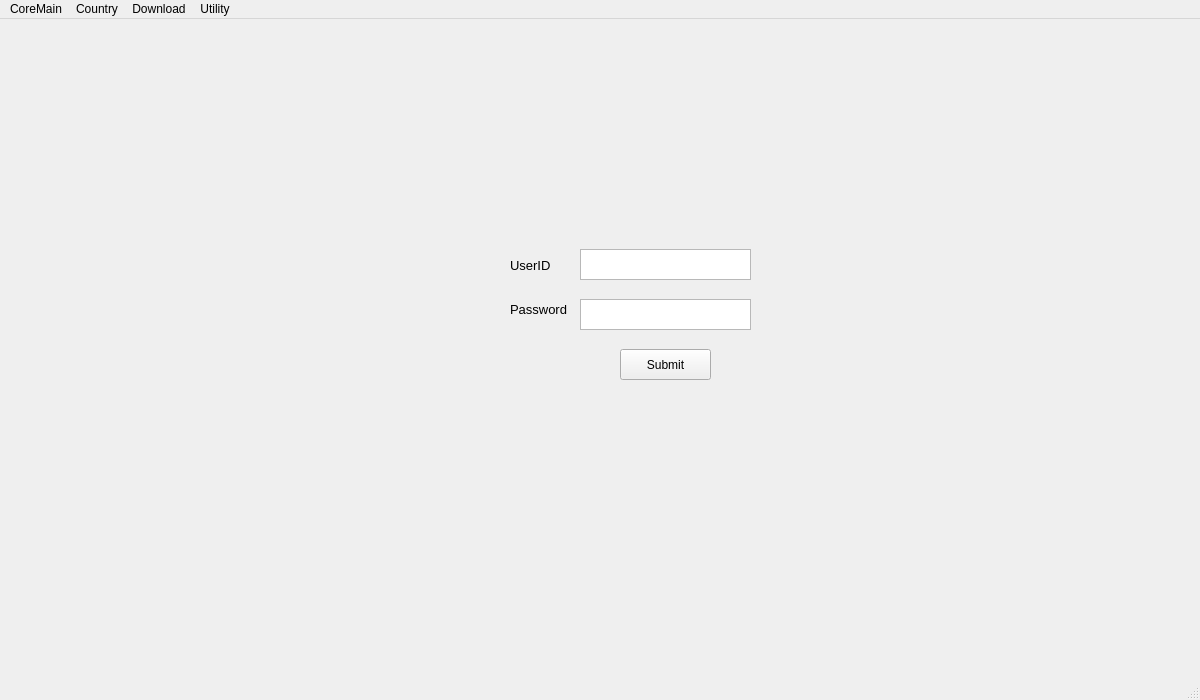
<?xml version="1.0" encoding="UTF-8"?>
<ui version="4.0">
 <class>MainWindow</class>
 <widget class="QMainWindow" name="MainWindow">
  <property name="geometry">
   <rect>
    <x>0</x>
    <y>0</y>
    <width>1200</width>
    <height>700</height>
   </rect>
  </property>
  <property name="mouseTracking">
   <bool>true</bool>
  </property>
  <property name="windowTitle">
   <string comment="GENiBOX Energy Monitoring System" extracomment="GEMS 1.2">GEMS by GENiBOX</string>
  </property>
  <property name="autoFillBackground">
   <bool>true</bool>
  </property>
  <widget class="QWidget" name="centralwidget">
   <widget class="QTextEdit" name="UserID">
    <property name="geometry">
     <rect>
      <x>580</x>
      <y>230</y>
      <width>171</width>
      <height>31</height>
     </rect>
    </property>
   </widget>
   <widget class="QLabel" name="labelUserID">
    <property name="geometry">
     <rect>
      <x>510</x>
      <y>240</y>
      <width>46</width>
      <height>13</height>
     </rect>
    </property>
    <property name="font">
     <font>
      <pointsize>10</pointsize>
      <weight>50</weight>
      <bold>false</bold>
     </font>
    </property>
    <property name="text">
     <string>UserID</string>
    </property>
   </widget>
   <widget class="QTextEdit" name="UserIDPassword">
    <property name="geometry">
     <rect>
      <x>580</x>
      <y>280</y>
      <width>171</width>
      <height>31</height>
     </rect>
    </property>
   </widget>
   <widget class="QLabel" name="labelUserIDPassword">
    <property name="geometry">
     <rect>
      <x>510</x>
      <y>280</y>
      <width>61</width>
      <height>20</height>
     </rect>
    </property>
    <property name="font">
     <font>
      <pointsize>10</pointsize>
     </font>
    </property>
    <property name="text">
     <string>Password</string>
    </property>
   </widget>
   <widget class="QPushButton" name="pushButton">
    <property name="geometry">
     <rect>
      <x>620</x>
      <y>330</y>
      <width>91</width>
      <height>31</height>
     </rect>
    </property>
    <property name="text">
     <string>Submit</string>
    </property>
   </widget>
  </widget>
  <widget class="QMenuBar" name="menubar">
   <property name="geometry">
    <rect>
     <x>0</x>
     <y>0</y>
     <width>1200</width>
     <height>21</height>
    </rect>
   </property>
   <widget class="QMenu" name="menuCore">
    <property name="title">
     <string>CoreMain</string>
    </property>
    <addaction name="actionLogin"/>
    <addaction name="actionReset"/>
    <addaction name="actionUpload_Data"/>
   </widget>
   <widget class="QMenu" name="menuCountry">
    <property name="title">
     <string>Country</string>
    </property>
    <addaction name="actionLoad"/>
   </widget>
   <widget class="QMenu" name="menuDownload_GEMS">
    <property name="title">
     <string>Download</string>
    </property>
    <widget class="QMenu" name="menuAndroid">
     <property name="title">
      <string>Android</string>
     </property>
     <addaction name="actionLatest_APK"/>
     <addaction name="actionPrevious_Version"/>
    </widget>
    <widget class="QMenu" name="menuIPhone">
     <property name="title">
      <string>iPhone</string>
     </property>
     <addaction name="actionLatest_Version"/>
     <addaction name="actionPrevious_Version_2"/>
    </widget>
    <addaction name="menuAndroid"/>
    <addaction name="menuIPhone"/>
    <addaction name="actionWindows_8_Mobile"/>
    <addaction name="actionWindows_8_Desktop"/>
    <addaction name="actionWindows_10"/>
    <addaction name="actionSamsung_2"/>
    <addaction name="actionServer"/>
   </widget>
   <widget class="QMenu" name="menuUtility">
    <property name="title">
     <string>Utility</string>
    </property>
    <addaction name="actionEnergy"/>
    <addaction name="actionWater"/>
   </widget>
   <addaction name="menuCore"/>
   <addaction name="menuCountry"/>
   <addaction name="menuDownload_GEMS"/>
   <addaction name="menuUtility"/>
  </widget>
  <widget class="QStatusBar" name="statusbar"/>
  <action name="actionMalaysia">
   <property name="text">
    <string>Malaysia</string>
   </property>
  </action>
  <action name="actionSingapore">
   <property name="text">
    <string>Singapore</string>
   </property>
  </action>
  <action name="actionIndonesia">
   <property name="text">
    <string>Indonesia</string>
   </property>
  </action>
  <action name="actionThailand">
   <property name="text">
    <string>Thailand</string>
   </property>
  </action>
  <action name="actionLogin">
   <property name="text">
    <string>Login</string>
   </property>
  </action>
  <action name="actionReset">
   <property name="text">
    <string>Reset</string>
   </property>
  </action>
  <action name="actionUpload_Data">
   <property name="text">
    <string>Upload Data</string>
   </property>
  </action>
  <action name="actionUnited_States">
   <property name="text">
    <string>United States</string>
   </property>
  </action>
  <action name="actionUnited_Kingdom">
   <property name="text">
    <string>United Kingdom</string>
   </property>
  </action>
  <action name="actionJapan">
   <property name="text">
    <string>Japan</string>
   </property>
  </action>
  <action name="actionPhiliphines">
   <property name="text">
    <string>Philipines</string>
   </property>
  </action>
  <action name="actionIreland">
   <property name="text">
    <string>Ireland</string>
   </property>
  </action>
  <action name="actionAustralia">
   <property name="text">
    <string>Australia</string>
   </property>
  </action>
  <action name="actionWindows_8_Mobile">
   <property name="text">
    <string>Windows 8 Mobile</string>
   </property>
  </action>
  <action name="actionSamsung">
   <property name="text">
    <string>Samsung</string>
   </property>
  </action>
  <action name="actionWindows_8_Desktop">
   <property name="text">
    <string>Windows 8 Desktop</string>
   </property>
  </action>
  <action name="actionWindows_10">
   <property name="text">
    <string>Windows 10</string>
   </property>
  </action>
  <action name="actionSamsung_2">
   <property name="text">
    <string>Samsung</string>
   </property>
  </action>
  <action name="actionLatest_APK">
   <property name="text">
    <string>Latest APK</string>
   </property>
  </action>
  <action name="actionPrevious_Version">
   <property name="text">
    <string>Previous Version</string>
   </property>
  </action>
  <action name="actionLatest_Version">
   <property name="text">
    <string>Latest Version</string>
   </property>
  </action>
  <action name="actionPrevious_Version_2">
   <property name="text">
    <string>Previous Version</string>
   </property>
  </action>
  <action name="actionFtp">
   <property name="text">
    <string>Ftp</string>
   </property>
  </action>
  <action name="actionWeb">
   <property name="text">
    <string>Web Login</string>
   </property>
  </action>
  <action name="actionLoad">
   <property name="text">
    <string>Load</string>
   </property>
  </action>
  <action name="actionEnergy">
   <property name="text">
    <string>Energy</string>
   </property>
  </action>
  <action name="actionWater">
   <property name="text">
    <string>Water</string>
   </property>
  </action>
  <action name="actionServer">
   <property name="text">
    <string>Server</string>
   </property>
  </action>
 </widget>
 <resources/>
 <connections/>
</ui>
